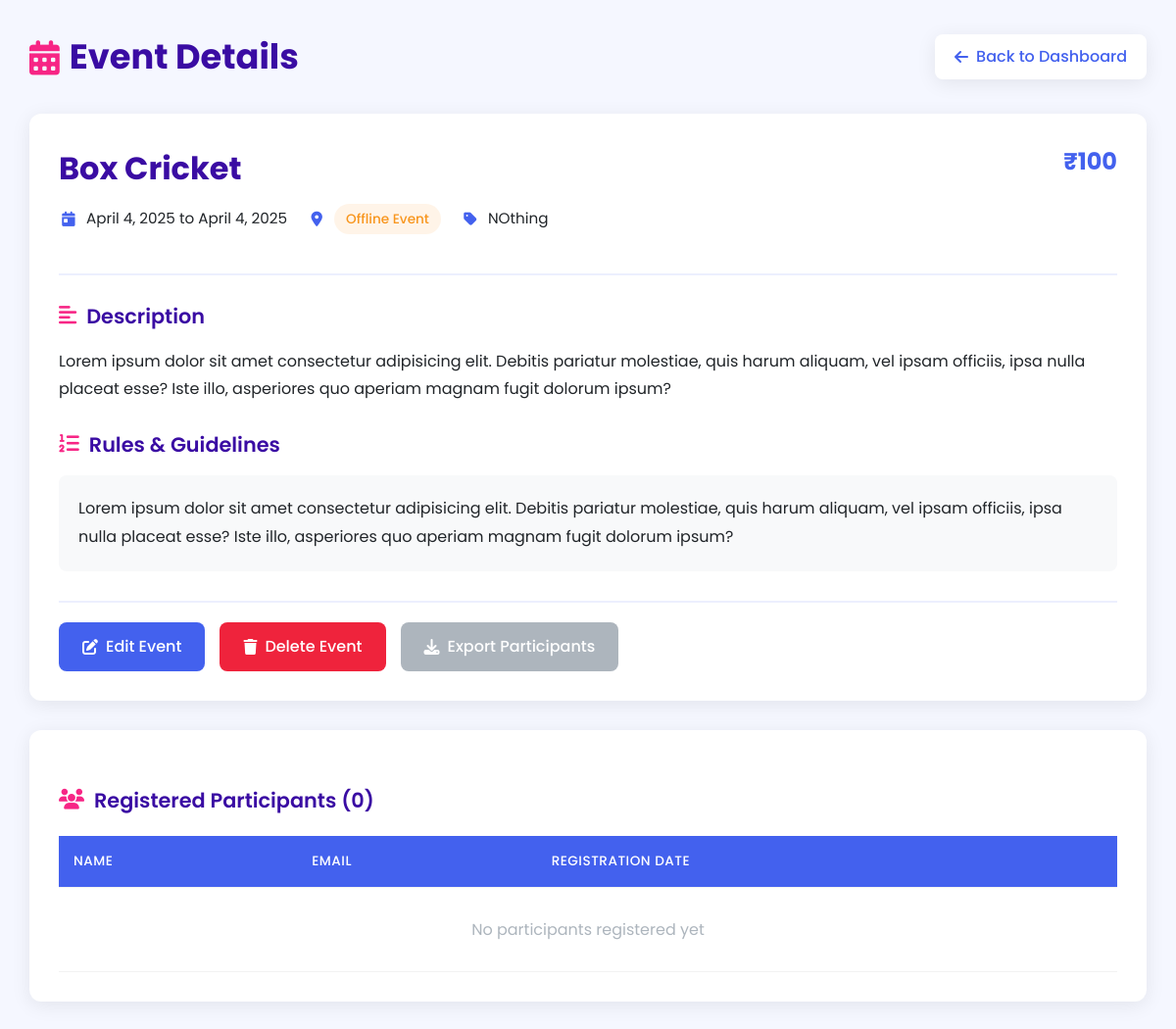
The page /dashboard/event-details/4 (signed in) on the database its author committed.
### dashboard/models.py (models this page shows, shortened)
class Events(models.Model):
    title = models.CharField(max_length=200)
    content = models.TextField(null=True,blank=True)
    rules = models.TextField(null=True,blank=True)
    event_date =  models.DateField(null=True,blank=True)
    from_date = models.DateField(null=True,blank=True)
    to_date = models.DateField(null=True,blank=True)
    tags = models.CharField(max_length=200,null=True,blank=True)
    price = models.IntegerField(null=True,blank=True)
    mode = models.CharField(max_length=200,null=True,blank=True)
    poster_url = models.URLField(max_length=500,null=True,blank=True)
    whatsapp_group_url = models.URLField(max_length=500,null=True,blank=True)

### dashboard/views.py (the view)
# urls.py: path('event-details/<int:id>',eventDetails, name='event-detail-dashboard'),
@login_required(login_url="admin-login")
def eventDetails(request,id):
    event = Events.objects.get(id=id)
    entries_obj = Entries.objects.filter(event=event)
    return render(request,"dashboard/event_details.html",{"event":event,"entries_obj":entries_obj})

### templates/dashboard/event_details.html (shortened to what this page needs)
<!DOCTYPE html>
<html lang="en">
<head>
    <link rel="stylesheet" href="https://cdnjs.cloudflare.com/ajax/libs/font-awesome/6.4.0/css/all.min.css">
</head>
<body>
    <div class="container">
        <div class="header">
            <h1><i class="fas fa-calendar-alt"></i> Event Details</h1>
            <a href="/dashboard" class="back-btn">
                <i class="fas fa-arrow-left"></i> Back to Dashboard
            </a>
        </div>
        <div class="event-details-card">
            <div class="event-header">
                <div>
                    <h2 class="event-title">{{ event.title }}</h2>
                    <div class="event-meta">
                        <div class="meta-item">
                            <i class="fas fa-calendar-day"></i>
                            <span>{{ event.from_date }} to {{ event.to_date }}</span>
                        </div>
                        <div class="meta-item">
                            <i class="fas fa-map-marker-alt"></i>
                            <span class="event-mode {% if event.mode == 'Online' %}mode-online{% else %}mode-offline{% endif %}">
                                {{ event.mode }} Event
                            </span>
                        </div>
                        <div class="meta-item">
                            <i class="fas fa-tag"></i>
                            <span>{{ event.tags }}</span>
                        </div>
                    </div>
                </div>
                <div class="event-price">₹{{ event.price }}</div>
            </div>
            <h3 class="section-title"><i class="fas fa-align-left"></i> Description</h3>
            <div class="event-content">
                {{ event.content }}
            </div>
            <h3 class="section-title"><i class="fas fa-list-ol"></i> Rules & Guidelines</h3>
            <div class="event-rules">
                {{ event.rules|linebreaks }}
            </div>
            <div class="action-btns">
                <a href="/dashboard/edit-event/{{ event.id }}" class="btn btn-primary">
                    <i class="fas fa-edit"></i> Edit Event
                </a>
                <a href="/dashboard/delete-event/{{ event.id }}" class="btn btn-danger" onclick="confirmDelete('{{ event.id }}')">
                    <i class="fas fa-trash"></i> Delete Event
                </a>
                <a href="#" class="btn btn-secondary">
                    <i class="fas fa-download"></i> Export Participants
                </a>
            </div>
        </div>
        <div class="participants-section">
            <h3 class="section-title"><i class="fas fa-users"></i> Registered Participants ({{ participants|length }})</h3>
            <div class="table-responsive">
                <table class="participants-table">
                    <thead>
                        <tr>
                            <th>Name</th>
                            <th>Email</th>
                            <th>Registration Date</th>
                        </tr>
                    </thead>
                    <tbody>
                        {% for entries in entries_obj %}
                        <tr>
                            <td>{{ entries.team_name }}</td>
                            <td>{{ entries.email }}</td>
                            <td>{{ entries.registration_date }}</td>
                            {% comment %} <td>
                                <span class="status-badge {% if entries.status == 'confirmed' %}status-active{% else %}status-pending{% endif %}">
                                    {{ entries.status|title }}
                                </span>
                            </td> {% endcomment %}
                            {% comment %} <td>
                                <div class="action-btns" style="justify-content: flex-start; border-top: none; padding: 0; margin: 0;">
                                    <button class="btn-action edit" title="Edit" style="background-color: rgba(76, 201, 240, 0.1); color: var(--success-color);">
                                        <i class="fas fa-edit"></i>
                                    </button>
                                    <button class="btn-action delete" title="Delete" style="background-color: rgba(239, 35, 60, 0.1); color: var(--danger-color);">
                                        <i class="fas fa-trash"></i>
                                    </button>
                                </div>
                            </td> {% endcomment %}
                        </tr>
                        {% empty %}
                        <tr>
                            <td colspan="5" style="text-align: center; padding: 30px; color: var(--gray-color);">
                                No participants registered yet
                            </td>
                        </tr>
                        {% endfor %}
                    </tbody>
                </table>
            </div>
        </div>
    </div>
</body>
</html>

### templates/dashboard/event_details.html (style rules this page uses)
:root { --primary-color: #4361ee; --secondary-color: #3a0ca3; --accent-color: #f72585; --light-color: #f8f9fa; --dark-color: #212529; --success-color: #4cc9f0; --warning-color: #f8961e; --danger-color: #ef233c; --gray-color: #adb5bd; --card-shadow: 0 4px 20px rgba(0, 0, 0, 0.08); --transition: all 0.3s ease; }
* { margin: 0; padding: 0; box-sizing: border-box; font-family: 'Poppins', sans-serif; }
body { background-color: #f5f7ff; padding: 30px; color: var(--dark-color); line-height: 1.6; }
.container { max-width: 1200px; margin: 0 auto; }
.header { display: flex; justify-content: space-between; align-items: center; margin-bottom: 30px; }
.header h1 { color: var(--secondary-color); font-size: 2.2rem; font-weight: 700; display: flex; align-items: center; gap: 10px; }
.header h1 i { color: var(--accent-color); }
.back-btn { display: inline-flex; align-items: center; gap: 8px; padding: 10px 20px; background-color: white; border-radius: 8px; color: var(--primary-color); text-decoration: none; font-weight: 500; box-shadow: var(--card-shadow); transition: var(--transition); }
.event-details-card { background-color: white; border-radius: 12px; box-shadow: var(--card-shadow); padding: 30px; margin-bottom: 30px; transition: var(--transition); }
.event-header { display: flex; justify-content: space-between; align-items: flex-start; margin-bottom: 25px; padding-bottom: 20px; border-bottom: 2px solid rgba(67, 97, 238, 0.1); }
.event-title { font-size: 2rem; font-weight: 700; color: var(--secondary-color); margin-bottom: 10px; }
.event-meta { display: flex; flex-wrap: wrap; gap: 20px; margin-bottom: 20px; }
.meta-item { display: flex; align-items: center; gap: 8px; font-size: 0.95rem; }
.meta-item i { color: var(--primary-color); width: 20px; text-align: center; }
.event-mode { display: inline-block; padding: 5px 12px; border-radius: 20px; font-size: 0.85rem; font-weight: 500; }
.mode-offline { background-color: rgba(248, 150, 30, 0.1); color: var(--warning-color); }
.event-price { font-size: 1.5rem; font-weight: 700; color: var(--primary-color); }
.section-title { font-size: 1.3rem; font-weight: 600; color: var(--secondary-color); margin: 25px 0 15px; display: flex; align-items: center; gap: 10px; }
.section-title i { color: var(--accent-color); }
.event-content { line-height: 1.8; margin-bottom: 20px; }
.event-rules { background-color: var(--light-color); padding: 20px; border-radius: 8px; line-height: 1.8; }
.action-btns { display: flex; gap: 15px; margin-top: 30px; padding-top: 20px; border-top: 2px solid rgba(67, 97, 238, 0.1); }
.btn { display: inline-flex; align-items: center; justify-content: center; gap: 8px; padding: 12px 24px; border-radius: 8px; font-size: 16px; font-weight: 500; cursor: pointer; transition: var(--transition); border: none; text-decoration: none; }
.btn-primary { background-color: var(--primary-color); color: white; }
.btn-danger { background-color: var(--danger-color); color: white; }
.btn-secondary { background-color: var(--gray-color); color: white; }
.participants-section { background-color: white; border-radius: 12px; box-shadow: var(--card-shadow); padding: 30px; margin-top: 30px; }
.participants-table { width: 100%; border-collapse: collapse; margin-top: 20px; }
.participants-table th, .participants-table td { padding: 15px; text-align: left; border-bottom: 1px solid rgba(0, 0, 0, 0.05); }
.participants-table th { background-color: var(--primary-color); color: white; font-weight: 500; text-transform: uppercase; font-size: 0.85rem; letter-spacing: 0.5px; }

### rows shown on the page
Events: title "Box Cricket", from_date "April 4, 2025", to_date "April 4, 2025", mode "Offline", tags "NOthing", price "100", content "Lorem ipsum dolor sit amet consectetur adipisicing elit. Debitis pariatur molestiae, quis harum aliquam, vel ipsam officiis, ipsa nulla placeat esse? Iste illo, asperiores quo aperiam magnam fugit dolorum ipsum?", rules "Lorem ipsum dolor sit amet consectetur adipisicing elit. Debitis pariatur molestiae, quis harum aliquam, vel ipsam officiis, ipsa nulla placeat esse? Iste illo, asperiores quo aperiam magnam fugit dolorum ipsum?"

### other values the page prints
{{ participants|length }} "0"
